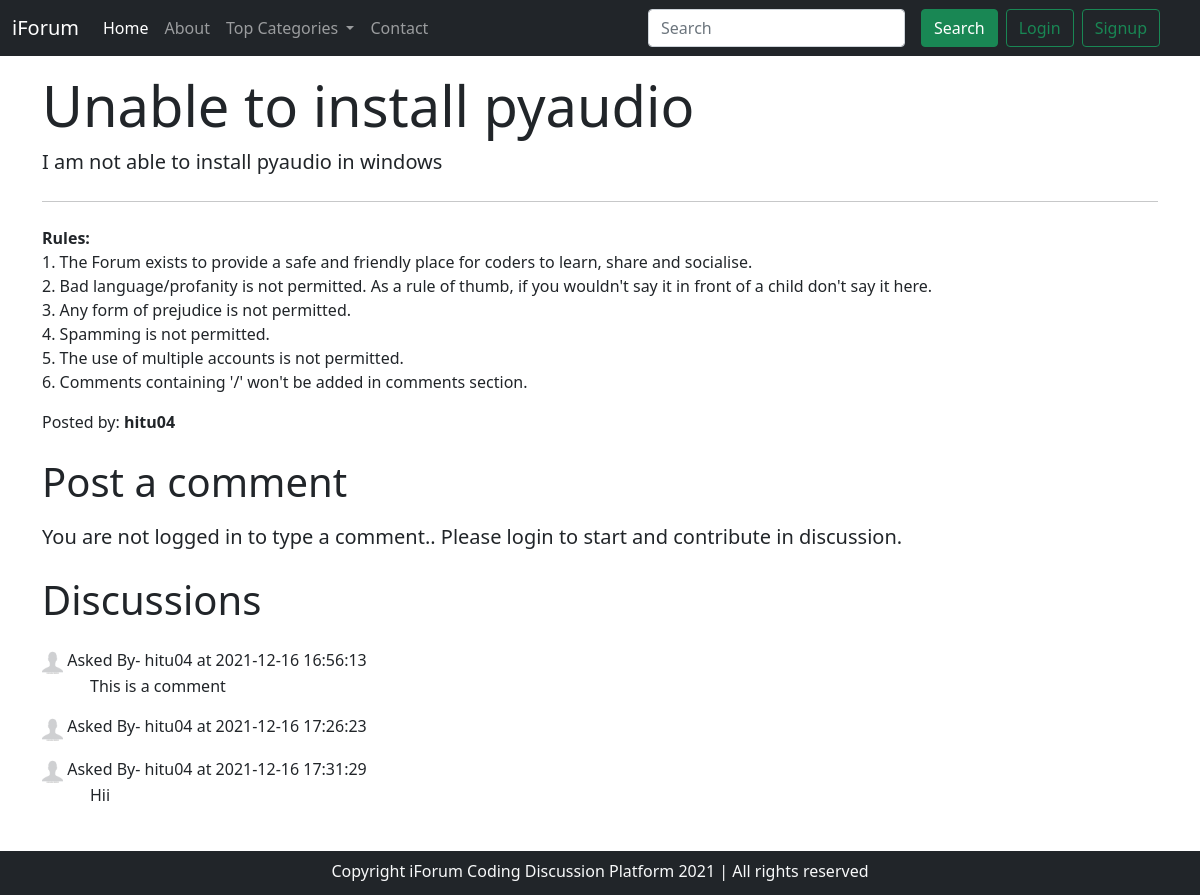
The page /thread.php?thread_id=1 on the database its author committed.
### tables this page shows
CREATE TABLE `threads` (
  `thread_id` int(11) NOT NULL,
  `thread_title` varchar(255) NOT NULL,
  `thread_desc` text NOT NULL,
  `thread_cat_id` int(11) NOT NULL,
  `thread_user` int(11) NOT NULL,
  `thread_dt` datetime NOT NULL DEFAULT current_timestamp()
);

CREATE TABLE `users` (
  `sno` int(11) NOT NULL,
  `user_name` varchar(10) NOT NULL,
  `user_email` varchar(30) NOT NULL,
  `user_pass` varchar(255) NOT NULL,
  `user_dt` datetime NOT NULL DEFAULT current_timestamp()
);

CREATE TABLE `comments` (
  `com_id` int(11) NOT NULL,
  `com_desc` text NOT NULL,
  `thread_id` int(11) NOT NULL,
  `com_dt` datetime NOT NULL DEFAULT current_timestamp(),
  `com_by` int(11) NOT NULL
);

### thread.php (the view, shortened to what this page needs)
<!doctype html>
<html lang="en">
<head>
    <link href="https://cdn.jsdelivr.net/npm/bootstrap@5.1.3/dist/css/bootstrap.min.css" rel="stylesheet">
</head>
<body>
    <?php include 'partials\_dbconnect.php'; ?>
    <?php include 'partials\_header.php'; ?>
    <?php
    $id = $_GET['thread_id'];
    $sql = "select * from `threads` where `thread_id`='$id' ";
    $res = mysqli_query($con, $sql);
    while ($row = mysqli_fetch_assoc($res)) {
        $threadname = $row['thread_title'];
        $threaddesc = $row['thread_desc'];
        $thread_user_id = $row['thread_user'];
        $sql2 = "select user_name from `users` where `sno`='$thread_user_id' ";
        $res2=mysqli_query($con,$sql2);
        $row2 = mysqli_fetch_assoc($res2);
        $posted=$row2['user_name'];
    }
    ?>
    <div class="container my-3">
        <div class="jumbotron">
            <h1 class="display-4"><?php echo $threadname; ?> </h1>
            <p class="lead"><?php echo $threaddesc; ?></p>
            <hr class="my-4">
            <p> <b>Rules: <br></b>
                1. The Forum exists to provide a safe and friendly place for coders to learn, share and socialise.<br>
                2. Bad language/profanity is not permitted. As a rule of thumb, if you wouldn't say it in front of a child don't say it here. <br>
                3. Any form of prejudice is not permitted. <br>
                4. Spamming is not permitted. <br>
                5. The use of multiple accounts is not permitted.<br>
                6. Comments containing '/' won't be added in comments section.
            </p>
            <p>Posted by: <b><?php echo $posted;?></b></p>
        </div>
    </div>
    <?php
                if(isset($_SESSION['loggedin']) and $_SESSION['loggedin']==true){
                        echo '<div class="container">
                        <h1 class="py-2">Post a Comment</h1>
                        <form action="'.$_SERVER["REQUEST_URI"].'" method="POST">
                            <div class="form-group my-3">
                                <label for="exampleFormControlTextarea1">Type your comment</label>
                                <textarea class="form-control my-3" id="comment" name="comment" rows="3"></textarea>
                                <input type="hidden" name="sno" value="'.$_SESSION['sno'].'">
                            </div>
                            <br>
                            <button type="submit" class="btn btn-success py-2">Post Comment</button>
                        </form>
                    </div>
                            ';
                }
                else{
                    echo '
                            <div class="container">
                            <h1 class="py-2">Post a comment</h1>
                            <p class="lead">
                                You are not logged in to type a comment.. Please login to start and contribute in discussion.
                            </p>
                            </div>';
                }
        ?>
    <div class="container">
        <h1 class="py-2">Discussions</h1>
        <?php
        $id = $_GET['thread_id'];
        $sql = "select * from `comments` where `thread_id`=$id ";
        $res = mysqli_query($con, $sql);
        while ($row = mysqli_fetch_assoc($res)) {
            $com = $row['com_desc'];
            $dt=$row['com_dt'];
            $com_user_id=$row['com_by'];
            $sql2="select * from `users` where sno='$com_user_id' ";
            $res2 = mysqli_query($con, $sql2);
            $row2 = mysqli_fetch_assoc($res2);
            echo '<div class="media my-3">
                            <div class="media-body">
                                    <p class="font-weight-bold my-0 text-dark"><img src="images\profile.jpg" class="inline mr-3" width="21px" height="25px" class="mr-3 " alt="..."> Asked By- '.$row2['user_name'].' at ' . $dt . ' <br></p><p class="mx-5">' . $com . '</p>
                            </div>
                          </div>';
        }
        ?>
    </div>
    <br>
    <br>
    <br>
    <?php include 'partials\_footer.php'; ?>
</body>
</html>

### rows shown on the page
threads: thread_title "Unable to install pyaudio", thread_desc "I am not able to install pyaudio in windows"
users: user_name "hitu04"
comments: users.user_name "hitu04", com_dt "2021-12-16 16:56:13", com_desc "This is a comment"
comments: users.user_name "hitu04", com_dt "2021-12-16 17:26:23"
comments: users.user_name "hitu04", com_dt "2021-12-16 17:31:29", com_desc "Hii"
